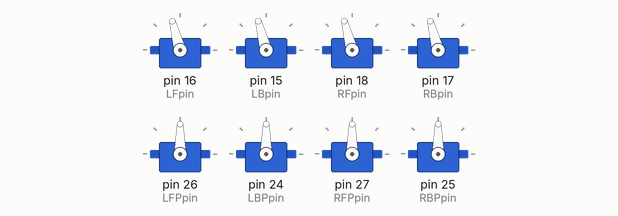
Bench run of a sketch on a simulated Arduino Mega 2560, built with avr-gcc and run on an emulated ATmega2560. Shown: 8 × servo.

Above: at 0.1 s.
At 4.36 s:
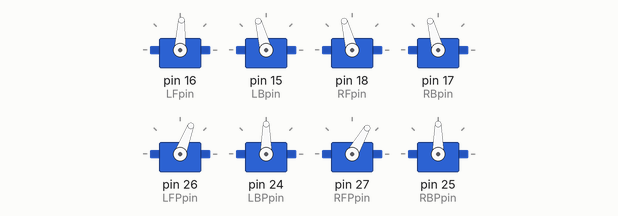
At 9.46 s:
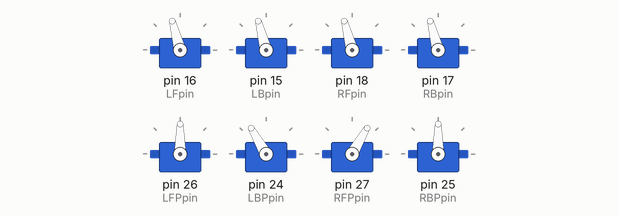
At 20.0 s:
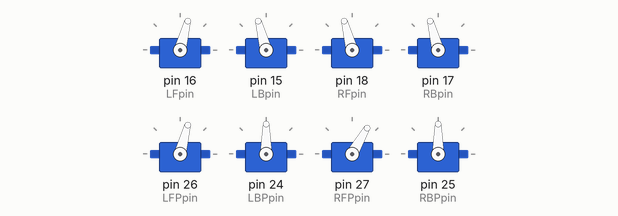
At 29.08 s:
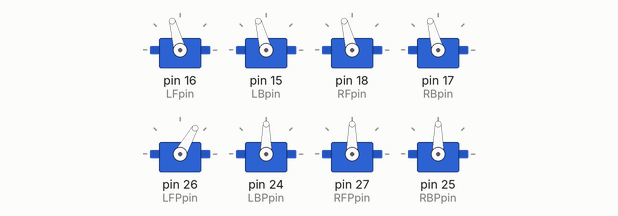
At 39.92 s:
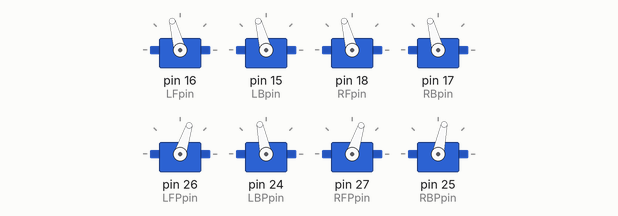
Timing chart, 0 to 40.0 s (numbered marks = the images above):
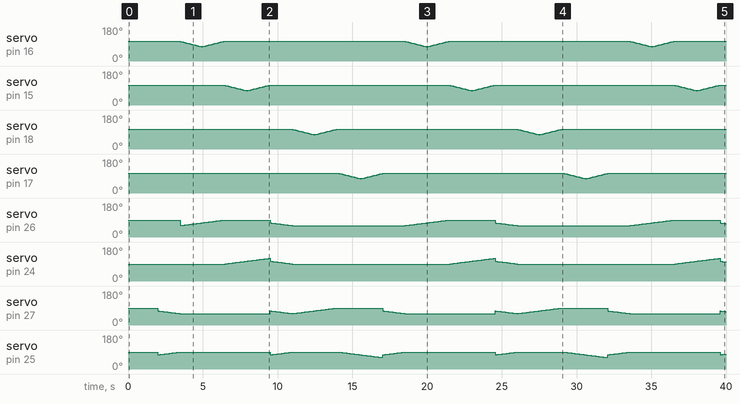

Measured:
- by itself, servo on pin 25 (RBPpin): moves between 61° and 90°, repeating every 15.0 s
- by itself, servo on pin 18 (RFpin): 105° → 103° at 11.0 s, → 101° 0.10 s later, → 99° 0.10 s later, → 97° 0.10 s later, … (60 changes in this stretch)
- by itself, servo on pin 17 (RBpin): 105° → 103° at 14.1 s, → 101° 0.10 s later, → 99° 0.10 s later, → 97° 0.10 s later, … (60 changes in this stretch)

The sketch:

testWalking.ino
```cpp
#include <Servo.h>
#include <Wire.h>

Servo LF, LB, RF, RB , LFP, LBP, RFP, RBP;
int LFpin = 16;
int LBpin = 15;
int RFpin = 18;
int RBpin = 17;
int LFPpin = 26;
int LBPpin = 24;
int RFPpin = 27;
int RBPpin = 25;
int i;
void setup() {
  // put your setup code here, to run once:
  Serial.begin(9600);
  LF.attach(LFpin);
  LB.attach(LBpin);
  RF.attach(RFpin);
  RB.attach(RBpin);
  LFP.attach(LFPpin);
  LBP.attach(LBPpin);
  RFP.attach(RFPpin);
  RBP.attach(RBPpin);
  calibServo();
  delay(2000);
}

void loop() {
  // put your main code here, to run repeatedly:
  //calibServo();
  straightBackwardGait();
}

void calibServo() {
  LF.write(105); // min 45 at 0 mm  -  max 125 at 100mm
  LB.write(105);// min 45 at 0 mm  -  max 122 at 100mm
  RF.write(105);// min 45 at 0 mm  -  max 125 at 100mm
  RB.write(105);// min 45 at 0 mm  -  max 122 at 100mm
  LFP.write(90); // min 45 at 0 mm  -  max 125 at 100mm
  LBP.write(90);// min 45 at 0 mm  -  max 122 at 100mm
  RFP.write(90);// min 45 at 0 mm  -  max 125 at 100mm
  RBP.write(90);// min 45 at 0 mm  -  max 122 at 100mm
}


//===========================straight forward gait ========================
void straightForwardGait() {
  //----------front/back right support  ----------


  for (i = 1; i < 31; i++) {
    RFP.write(60 + i);
    RF.write(105);
    RBP.write(90 - i);
    RB.write(105);
    delay(50);
    //Serial.println(i);
  }


  //----------back left leg transfer ----------
  for ( i = 30; i > 0; i--) {
    LBP.write(90 + i);
    if (i < 15) {
      LB.write(105 - 2 * i );
    }
    else
    {
      LB.write(45 + 2 * i );
    }
    delay(100);
    // Serial.println(i);
  }
  //----------front left leg transfer  ----------

  for ( i = 30; i > 0; i--) {
    LFP.write(60 + i);
    if (i < 15) {
      LF.write(105 - 2 * i );
    }
    else
    {
      LF.write(45 + 2 * i );
    }
    delay(50);
    // Serial.println(i);
  }
  //---------------front/back left support
  for (i = 1; i < 31; i++) {
    LFP.write(60 + i);
    LF.write(105);
    LBP.write(90 + i);
    LB.write(105);
    delay(50);
    //Serial.println(i);
  }
  //----------back right leg transfer  ----------

  for (i = 1; i <= 30; i++) {
    RBP.write(60 + i);
    if (i < 15) {
      RB.write(105 - 2 * i );
    }
    else
    {
      RB.write(45 + 2 * i );
    }
    delay(100);
    // Serial.println(i);
  }
  //----------front right leg transfer  ----------

  for ( i = 30; i > 0; i--) {
    RFP.write(60 + i);
    if (i < 15) {
      RF.write(105 - 2 * i );
    }
    else
    {
      RF.write(45 + 2 * i );
    }
    delay(100);
    // Serial.println(i);
  }
}


//===========================straight backward gait ========================

void straightBackwardGait() {
  //----------front/back right support  ----------


  for ( i = 30; i > 0; i--) {
    RFP.write(60 + i/2);
    RF.write(105);
    RBP.write(90 - i/2);
    RB.write(105);
    delay(50);
    //Serial.println(i);
  }


  //----------front left leg transfer  ----------

  for (i = 1; i < 31; i++) {
    LFP.write(60 + i);
    if (i < 15) {
      LF.write(105 - 2* i );
    }
    else
    {
      LF.write(45 + 2 * i );
    }
    delay(100);
    // Serial.println(i);
  }

  //----------back left leg transfer ----------
  for  (i = 1; i < 31; i++) {
    LBP.write(90 + i);
    if (i < 15) {
      LB.write(105 - 2 * i );
    }
    else
    {
      LB.write(45 + 2 * i );
    }
    delay(100);
    // Serial.println(i);
  }
  //---------------front/back left support
  for ( i = 30; i > 0; i--) {
    LFP.write(60 + i/2);
    LF.write(105);
    LBP.write(90 + i/2);
    LB.write(105);
      RFP.write(60 + i/2);
    RF.write(105);
    RBP.write(90 - i/2);
    RB.write(105);
    delay(50);
    //Serial.println(i);
  }

  //----------front right leg transfer  ----------

  for (i = 1; i < 31; i++) {
    RFP.write(60 + i);
    if (i < 15) {
      RF.write(105 - 2 * i );
    }
    else
    {
      RF.write(45 + 2 * i );
    }
    delay(100);
    // Serial.println(i);
  }
  //----------back right leg transfer  ----------

  for ( i = 30; i > 0; i--) {
    RBP.write(60 + i);
    if (i < 15) {
      RB.write(105 - 2 * i );
    }
    else
    {
      RB.write(45 + 2 * i );
    }
    delay(100);
    // Serial.println(i);
  }
}
```
